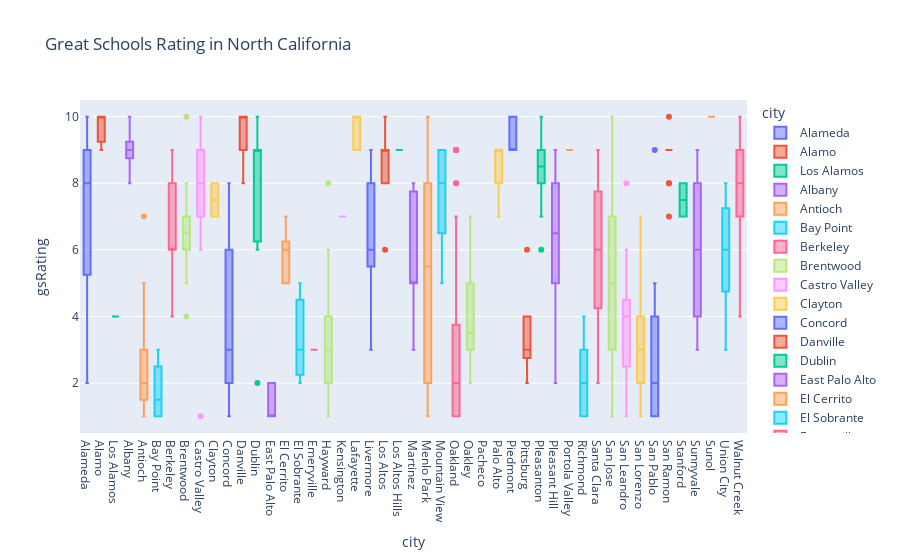

Source (notebook cell):
### Code cell
#As we can see below, the GS Rating is really distrobuted very well across all the 47 cities which hopefully this will be translated into a very important feature:
fig = px.box(GreatSchools_NCA_df, x='city', y='gsRating', color="city", title="Great Schools Rating in North California")
fig.show()

### Figure 1 — Plotly figure (JSON) as saved in the notebook; plotly's stock layout.template omitted (floating-point values rounded to 4 significant figures; data arrays with more than 128 entries replaced by an {"elided": "..."} marker saying what was removed)
{"data": [{"alignmentgroup": "True", "hovertemplate": "city=%{x}<br>gsRating=%{y}<extra></extra>", "legendgroup": "Alameda", "marker": {"color": "#636efa"}, "name": "Alameda", "notched": false, "offsetgroup": "Alameda", "orientation": "v", "showlegend": true, "type": "box", "x": ["Alameda", "Alameda", "Alameda", "Alameda", "Alameda", "Alameda", "Alameda", "Alameda", "Alameda", "Alameda", "Alameda", "Alameda", "Alameda", "Alameda", "Alameda", "Alameda"], "x0": " ", "xaxis": "x", "y": [9, 10, 8, 3, 6, 10, 9, 7, 2, 9, null, 8, 5, 5, 10, 6], "y0": " ", "yaxis": "y"}, {"alignmentgroup": "True", "hovertemplate": "city=%{x}<br>gsRating=%{y}<extra></extra>", "legendgroup": "Alamo", "marker": {"color": "#EF553B"}, "name": "Alamo", "notched": false, "offsetgroup": "Alamo", "orientation": "v", "showlegend": true, "type": "box", "x": ["Alamo", "Alamo", "Alamo", "Alamo"], "x0": " ", "xaxis": "x", "y": [9, 10, 10, null], "y0": " ", "yaxis": "y"}, {"alignmentgroup": "True", "hovertemplate": "city=%{x}<br>gsRating=%{y}<extra></extra>", "legendgroup": "Los Alamos", "marker": {"color": "#00cc96"}, "name": "Los Alamos", "notched": false, "offsetgroup": "Los Alamos", "orientation": "v", "showlegend": true, "type": "box", "x": ["Los Alamos"], "x0": " ", "xaxis": "x", "y": [4], "y0": " ", "yaxis": "y"}, {"alignmentgroup": "True", "hovertemplate": "city=%{x}<br>gsRating=%{y}<extra></extra>", "legendgroup": "Albany", "marker": {"color": "#ab63fa"}, "name": "Albany", "notched": false, "offsetgroup": "Albany", "orientation": "v", "showlegend": true, "type": "box", "x": ["Albany", "Albany", "Albany", "Albany", "Albany", "Albany"], "x0": " ", "xaxis": "x", "y": [8, 10, 9, 9, 9, null], "y0": " ", "yaxis": "y"}, {"alignmentgroup": "True", "hovertemplate": "city=%{x}<br>gsRating=%{y}<extra></extra>", "legendgroup": "Antioch", "marker": {"color": "#FFA15A"}, "name": "Antioch", "notched": false, "offsetgroup": "Antioch", "orientation": "v", "showlegend": true, "type": "box", "x": ["Antioch", "Antioch", "Antioch", "Antioch", "Antioch", "Antioch", "Antioch", "Antioch", "Antioch", "Antioch", "Antioch", "Antioch", "Antioch", "Antioch", "Antioch", "Antioch", "Antioch", "Antioch", "Antioch", "Antioch", "Antioch", "Antioch", "Antioch", "Antioch", "Antioch", "Antioch"], "x0": " ", "xaxis": "x", "y": [null, 4, null, null, 3, 1, 1, 2, 3, 2, 2, 2, 3, 2, 2, null, 7, 2, 1, 1, 5, 2, 1, 2, null, null], "y0": " ", "yaxis": "y"}, {"alignmentgroup": "True", "hovertemplate": "city=%{x}<br>gsRating=%{y}<extra></extra>", "legendgroup": "Bay Point", "marker": {"color": "#19d3f3"}, "name": "Bay Point", "notched": false, "offsetgroup": "Bay Point", "orientation": "v", "showlegend": true, "type": "box", "x": ["Bay Point", "Bay Point", "Bay Point", "Bay Point", "Bay Point"], "x0": " ", "xaxis": "x", "y": [3, 1, 1, 2, null], "y0": " ", "yaxis": "y"}, {"alignmentgroup": "True", "hovertemplate": "city=%{x}<br>gsRating=%{y}<extra></extra>", "legendgroup": "Berkeley", "marker": {"color": "#FF6692"}, "name": "Berkeley", "notched": false, "offsetgroup": "Berkeley", "orientation": "v", "showlegend": true, "type": "box", "x": ["Berkeley", "Berkeley", "Berkeley", "Berkeley", "Berkeley", "Berkeley", "Berkeley", "Berkeley", "Berkeley", "Berkeley", "Berkeley", "Berkeley", "Berkeley", "Berkeley", "Berkeley", "Berkeley", "Berkeley"], "x0": " ", "xaxis": "x", "y": [7, 8, 6, 6, 5, null, 8, 7, 6, 8, 6, 4, 6, 6, 8, 9, null], "y0": " ", "yaxis": "y"}, {"alignmentgroup": "True", "hovertemplate": "city=%{x}<br>gsRating=%{y}<extra></extra>", "legendgroup": "Brentwood", "marker": {"color": "#B6E880"}, "name": "Brentwood", "notched": false, "offsetgroup": "Brentwood", "orientation": "v", "showlegend": true, "type": "box", "x": ["Brentwood", "Brentwood", "Brentwood", "Brentwood", "Brentwood", "Brentwood", "Brentwood", "Brentwood", "Brentwood", "Brentwood", "Brentwood", "Brentwood", "Brentwood", "Brentwood", "Brentwood", "Brentwood", "Brentwood", "Brentwood", "Brentwood"], "x0": " ", "xaxis": "x", "y": [6, null, 7, 6, 7, null, 8, 7, 6, 6, 7, 6, 10, 7, null, null, null, 4, 5], "y0": " ", "yaxis": "y"}, {"alignmentgroup": "True", "hovertemplate": "city=%{x}<br>gsRating=%{y}<extra></extra>", "legendgroup": "Castro Valley", "marker": {"color": "#FF97FF"}, "name": "Castro Valley", "notched": false, "offsetgroup": "Castro Valley", "orientation": "v", "showlegend": true, "type": "box", "x": ["Castro Valley", "Castro Valley", "Castro Valley", "Castro Valley", "Castro Valley", "Castro Valley", "Castro Valley", "Castro Valley", "Castro Valley", "Castro Valley", "Castro Valley", "Castro Valley", "Castro Valley", "Castro Valley", "Castro Valley", "Castro Valley", "Castro Valley"], "x0": " ", "xaxis": "x", "y": [8, 8, 8, 10, 8, 9, 8, null, 7, 7, 9, 9, null, 6, 1, null, null], "y0": " ", "yaxis": "y"}, {"alignmentgroup": "True", "hovertemplate": "city=%{x}<br>gsRating=%{y}<extra></extra>", "legendgroup": "Clayton", "marker": {"color": "#FECB52"}, "name": "Clayton", "notched": false, "offsetgroup": "Clayton", "orientation": "v", "showlegend": true, "type": "box", "x": ["Clayton", "Clayton"], "x0": " ", "xaxis": "x", "y": [7, 8], "y0": " ", "yaxis": "y"}, {"alignmentgroup": "True", "hovertemplate": "city=%{x}<br>gsRating=%{y}<extra></extra>", "legendgroup": "Concord", "marker": {"color": "#636efa"}, "name": "Concord", "notched": false, "offsetgroup": "Concord", "orientation": "v", "showlegend": true, "type": "box", "x": ["Concord", "Concord", "Concord", "Concord", "Concord", "Concord", "Concord", "Concord", "Concord", "Concord", "Concord", "Concord", "Concord", "Concord", "Concord", "Concord", "Concord", "Concord", "Concord", "Concord", "Concord", "Concord", "Concord", "Concord", "Concord", "Concord", "Concord"], "x0": " ", "xaxis": "x", "y": [null, 4, 6, null, 6, 6, 3, 7, null, 5, 7, 2, 2, 2, 1, 2, 2, 8, 2, 1, null, 3, 4, null, null, null, 3], "y0": " ", "yaxis": "y"}, {"alignmentgroup": "True", "hovertemplate": "city=%{x}<br>gsRating=%{y}<extra></extra>", "legendgroup": "Danville", "marker": {"color": "#EF553B"}, "name": "Danville", "notched": false, "offsetgroup": "Danville", "orientation": "v", "showlegend": true, "type": "box", "x": ["Danville", "Danville", "Danville", "Danville", "Danville", "Danville", "Danville", "Danville", "Danville", "Danville", "Danville", "Danville", "Danville", "Danville"], "x0": " ", "xaxis": "x", "y": [9, 8, 10, 9, 10, 10, 10, 10, 10, 9, 8, 10, null, 9], "y0": " ", "yaxis": "y"}, {"alignmentgroup": "True", "hovertemplate": "city=%{x}<br>gsRating=%{y}<extra></extra>", "legendgroup": "Dublin", "marker": {"color": "#00cc96"}, "name": "Dublin", "notched": false, "offsetgroup": "Dublin", "orientation": "v", "showlegend": true, "type": "box", "x": ["Dublin", "Dublin", "Dublin", "Dublin", "Dublin", "Dublin", "Dublin", "Dublin", "Dublin", "Dublin", "Dublin", "Dublin", "Dublin"], "x0": " ", "xaxis": "x", "y": [10, 7, 9, 6, 7, 6, 9, 9, 9, 2, null, 9, null], "y0": " ", "yaxis": "y"}, {"alignmentgroup": "True", "hovertemplate": "city=%{x}<br>gsRating=%{y}<extra></extra>", "legendgroup": "East Palo Alto", "marker": {"color": "#ab63fa"}, "name": "East Palo Alto", "notched": false, "offsetgroup": "East Palo Alto", "orientation": "v", "showlegend": true, "type": "box", "x": ["East Palo Alto", "East Palo Alto", "East Palo Alto", "East Palo Alto", "East Palo Alto", "East Palo Alto", "East Palo Alto", "East Palo Alto", "East Palo Alto", "East Palo Alto", "East Palo Alto", "East Palo Alto", "East Palo Alto", "East Palo Alto"], "x0": " ", "xaxis": "x", "y": [2, null, null, 2, 1, 1, 1, 2, null, null, 2, 1, 1, 1], "y0": " ", "yaxis": "y"}, {"alignmentgroup": "True", "hovertemplate": "city=%{x}<br>gsRating=%{y}<extra></extra>", "legendgroup": "El Cerrito", "marker": {"color": "#FFA15A"}, "name": "El Cerrito", "notched": false, "offsetgroup": "El Cerrito", "orientation": "v", "showlegend": true, "type": "box", "x": ["El Cerrito", "El Cerrito", "El Cerrito", "El Cerrito", "El Cerrito"], "x0": " ", "xaxis": "x", "y": [6, 5, 6, 7, 5], "y0": " ", "yaxis": "y"}, {"alignmentgroup": "True", "hovertemplate": "city=%{x}<br>gsRating=%{y}<extra></extra>", "legendgroup": "El Sobrante", "marker": {"color": "#19d3f3"}, "name": "El Sobrante", "notched": false, "offsetgroup": "El Sobrante", "orientation": "v", "showlegend": true, "type": "box", "x": ["El Sobrante", "El Sobrante", "El Sobrante", "El Sobrante"], "x0": " ", "xaxis": "x", "y": [3, 5, 2, null], "y0": " ", "yaxis": "y"}, {"alignmentgroup": "True", "hovertemplate": "city=%{x}<br>gsRating=%{y}<extra></extra>", "legendgroup": "Emeryville", "marker": {"color": "#FF6692"}, "name": "Emeryville", "notched": false, "offsetgroup": "Emeryville", "orientation": "v", "showlegend": true, "type": "box", "x": ["Emeryville"], "x0": " ", "xaxis": "x", "y": [3], "y0": " ", "yaxis": "y"}, {"alignmentgroup": "True", "hovertemplate": "city=%{x}<br>gsRating=%{y}<extra></extra>", "legendgroup": "Hayward", "marker": {"color": "#B6E880"}, "name": "Hayward", "notched": false, "offsetgroup": "Hayward", "orientation": "v", "showlegend": true, "type": "box", "x": ["Hayward", "Hayward", "Hayward", "Hayward", "Hayward", "Hayward", "Hayward", "Hayward", "Hayward", "Hayward", "Hayward", "Hayward", "Hayward", "Hayward", "Hayward", "Hayward", "Hayward", "Hayward", "Hayward", "Hayward", "Hayward", "Hayward", "Hayward", "Hayward", "Hayward", "Hayward", "Hayward", "Hayward", "Hayward", "Hayward", "Hayward", "Hayward", "Hayward", "Hayward", "Hayward", "Hayward", "Hayward", "Hayward", "Hayward", "Hayward"], "x0": " ", "xaxis": "x", "y": [1, null, null, null, null, 2, 3, 4, 2, 4, 3, 3, 5, 2, 6, 2, 4, 3, 8, 2, 2, 2, 4, 5, 2, 4, 2, 1, 4, 6, 4, 3, 5, 2, 3, 3, 3, null, null, null], "y0": " ", "yaxis": "y"}, {"alignmentgroup": "True", "hovertemplate": "city=%{x}<br>gsRating=%{y}<extra></extra>", "legendgroup": "Kensington", "marker": {"color": "#FF97FF"}, "name": "Kensington", "notched": false, "offsetgroup": "Kensington", "orientation": "v", "showlegend": true, "type": "box", "x": ["Kensington"], "x0": " ", "xaxis": "x", "y": [7], "y0": " ", "yaxis": "y"}, {"alignmentgroup": "True", "hovertemplate": "city=%{x}<br>gsRating=%{y}<extra></extra>", "legendgroup": "Lafayette", "marker": {"color": "#FECB52"}, "name": "Lafayette", "notched": false, "offsetgroup": "Lafayette", "orientation": "v", "showlegend": true, "type": "box", "x": ["Lafayette", "Lafayette", "Lafayette", "Lafayette", "Lafayette", "Lafayette"], "x0": " ", "xaxis": "x", "y": [10, 10, 10, 9, 9, 10], "y0": " ", "yaxis": "y"}, {"alignmentgroup": "True", "hovertemplate": "city=%{x}<br>gsRating=%{y}<extra></extra>", "legendgroup": "Livermore", "marker": {"color": "#636efa"}, "name": "Livermore", "notched": false, "offsetgroup": "Livermore", "orientation": "v", "showlegend": true, "type": "box", "x": ["Livermore", "Livermore", "Livermore", "Livermore", "Livermore", "Livermore", "Livermore", "Livermore", "Livermore", "Livermore", "Livermore", "Livermore", "Livermore", "Livermore", "Livermore", "Livermore", "Livermore", "Livermore", "Livermore", "Livermore"], "x0": " ", "xaxis": "x", "y": [null, 3, 6, 9, null, 6, 7, 5, 5, 9, 6, 8, 5, 8, 6, 8, 6, null, null, 8], "y0": " ", "yaxis": "y"}, {"alignmentgroup": "True", "hovertemplate": "city=%{x}<br>gsRating=%{y}<extra></extra>", "legendgroup": "Los Altos", "marker": {"color": "#EF553B"}, "name": "Los Altos", "notched": false, "offsetgroup": "Los Altos", "orientation": "v", "showlegend": true, "type": "box", "x": ["Los Altos", "Los Altos", "Los Altos", "Los Altos", "Los Altos", "Los Altos", "Los Altos", "Los Altos", "Los Altos"], "x0": " ", "xaxis": "x", "y": [9, 10, 9, 6, 9, 8, 8, 9, 9], "y0": " ", "yaxis": "y"}, {"alignmentgroup": "True", "hovertemplate": "city=%{x}<br>gsRating=%{y}<extra></extra>", "legendgroup": "Los Altos Hills", "marker": {"color": "#00cc96"}, "name": "Los Altos Hills", "notched": false, "offsetgroup": "Los Altos Hills", "orientation": "v", "showlegend": true, "type": "box", "x": ["Los Altos Hills", "Los Altos Hills"], "x0": " ", "xaxis": "x", "y": [9, 9], "y0": " ", "yaxis": "y"}, {"alignmentgroup": "True", "hovertemplate": "city=%{x}<br>gsRating=%{y}<extra></extra>", "legendgroup": "Martinez", "marker": {"color": "#ab63fa"}, "name": "Martinez", "notched": false, "offsetgroup": "Martinez", "orientation": "v", "showlegend": true, "type": "box", "x": ["Martinez", "Martinez", "Martinez", "Martinez", "Martinez", "Martinez", "Martinez", "Martinez", "Martinez", "Martinez"], "x0": " ", "xaxis": "x", "y": [3, null, 8, null, 7, 5, 5, 5, 8, null], "y0": " ", "yaxis": "y"}, {"alignmentgroup": "True", "hovertemplate": "city=%{x}<br>gsRating=%{y}<extra></extra>", "legendgroup": "Menlo Park", "marker": {"color": "#FFA15A"}, "name": "Menlo Park", "notched": false, "offsetgroup": "Menlo Park", "orientation": "v", "showlegend": true, "type": "box", "x": ["Menlo Park", "Menlo Park", "Menlo Park", "Menlo Park", "Menlo Park", "Menlo Park", "Menlo Park"], "x0": " ", "xaxis": "x", "y": [10, 8, 8, 2, 3, 1, null], "y0": " ", "yaxis": "y"}, {"alignmentgroup": "True", "hovertemplate": "city=%{x}<br>gsRating=%{y}<extra></extra>", "legendgroup": "Mountain View", "marker": {"color": "#19d3f3"}, "name": "Mountain View", "notched": false, "offsetgroup": "Mountain View", "orientation": "v", "showlegend": true, "type": "box", "x": ["Mountain View", "Mountain View", "Mountain View", "Mountain View", "Mountain View", "Mountain View", "Mountain View", "Mountain View", "Mountain View", "Mountain View", "Mountain View", "Mountain View", "Mountain View", "Mountain View", "Mountain View", "Mountain View"], "x0": " ", "xaxis": "x", "y": [9, null, 9, 9, 8, 5, 7, 8, 9, 6, 6, 7, null, null, null, 8], "y0": " ", "yaxis": "y"}, {"alignmentgroup": "True", "hovertemplate": "city=%{x}<br>gsRating=%{y}<extra></extra>", "legendgroup": "Oakland", "marker": {"color": "#FF6692"}, "name": "Oakland", "notched": false, "offsetgroup": "Oakland", "orientation": "v", "showlegend": true, "type": "box", "x": ["Oakland", "Oakland", "Oakland", "Oakland", "Oakland", "Oakland", "Oakland", "Oakland", "Oakland", "Oakland", "Oakland", "Oakland", "Oakland", "Oakland", "Oakland", "Oakland", "Oakland", "Oakland", "Oakland", "Oakland", "Oakland", "Oakland", "Oakland", "Oakland", "Oakland", "Oakland", "Oakland", "Oakland", "Oakland", "Oakland", "Oakland", "Oakland", "Oakland", "Oakland", "Oakland", "Oakland", "Oakland", "Oakland", "Oakland", "Oakland", "Oakland", "Oakland", "Oakland", "Oakland", "Oakland", "Oakland", "Oakland", "Oakland", "Oakland", "Oakland", "Oakland", "Oakland", "Oakland", "Oakland", "Oakland", "Oakland", "Oakland", "Oakland", "Oakland", "Oakland", "Oakland", "Oakland", "Oakland", "Oakland", "Oakland", "Oakland", "Oakland", "Oakland", "Oakland", "Oakland", "Oakland", "Oakland", "Oakland", "Oakland", "Oakland", "Oakland", "Oakland", "Oakland", "Oakland", "Oakland", "Oakland", "Oakland", "Oakland", "Oakland", "Oakland", "Oakland", "Oakland", "Oakland", "Oakland", "Oakland", "Oakland", "Oakland", "Oakland"], "x0": " ", "xaxis": "x", "y": [3, 9, 7, null, 3, 5, 1, 8, 3, 3, 9, 9, 5, 5, 3, null, 5, 3, 3, 3, 4, 1, 2, 1, 2, 1, 1, null, null, 3, 6, 6, 9, 1, null, 1, 2, 2, 1, 1, 9, 2, 2, 8, 3, 1, 7, 2, 7, 2, 2, 4, 1, 9, 1, 2, null, null, 1, 3, 3, 1, 1, 1, 1, 1, 1, 5, 1, 2, 1, 1, 1, 1, 1, 3, 3, 3, 1, 2, 1, 2, 1, null, null, null, null, null, null, null, 1, 1, 1], "y0": " ", "yaxis": "y"}, {"alignmentgroup": "True", "hovertemplate": "city=%{x}<br>gsRating=%{y}<extra></extra>", "legendgroup": "Oakley", "marker": {"color": "#B6E880"}, "name": "Oakley", "notched": false, "offsetgroup": "Oakley", "orientation": "v", "showlegend": true, "type": "box", "x": ["Oakley", "Oakley", "Oakley", "Oakley", "Oakley", "Oakley", "Oakley", "Oakley", "Oakley", "Oakley"], "x0": " ", "xaxis": "x", "y": [2, 6, 5, 4, 3, 3, 3, 3, 4, 7], "y0": " ", "yaxis": "y"}, {"alignmentgroup": "True", "hovertemplate": "city=%{x}<br>gsRating=%{y}<extra></extra>", "legendgroup": "Pacheco", "marker": {"color": "#FF97FF"}, "name": "Pacheco", "notched": false, "offsetgroup": "Pacheco", "orientation": "v", "showlegend": true, "type": "box", "x": ["Pacheco"], "x0": " ", "xaxis": "x", "y": [null], "y0": " ", "yaxis": "y"}, {"alignmentgroup": "True", "hovertemplate": "city=%{x}<br>gsRating=%{y}<extra></extra>", "legendgroup": "Palo Alto", "marker": {"color": "#FECB52"}, "name": "Palo Alto", "notched": false, "offsetgroup": "Palo Alto", "orientation": "v", "showlegend": true, "type": "box", "x": ["Palo Alto", "Palo Alto", "Palo Alto", "Palo Alto", "Palo Alto", "Palo Alto", "Palo Alto", "Palo Alto", "Palo Alto", "Palo Alto", "Palo Alto", "Palo Alto", "Palo Alto", "Palo Alto", "Palo Alto", "Palo Alto", "Palo Alto", "Palo Alto"], "x0": " ", "xaxis": "x", "y": [8, 7, 7, 9, 8, 9, 8, 9, 9, 9, 9, 9, 8, 9, 8, null, null, null], "y0": " ", "yaxis": "y"}, {"alignmentgroup": "True", "hovertemplate": "city=%{x}<br>gsRating=%{y}<extra></extra>", "legendgroup": "Piedmont", "marker": {"color": "#636efa"}, "name": "Piedmont", "notched": false, "offsetgroup": "Piedmont", "orientation": "v", "showlegend": true, "type": "box", "x": ["Piedmont", "Piedmont", "Piedmont", "Piedmont", "Piedmont", "Piedmont", "Piedmont"], "x0": " ", "xaxis": "x", "y": [9, 9, 10, 10, 9, null, null], "y0": " ", "yaxis": "y"}, {"alignmentgroup": "True", "hovertemplate": "city=%{x}<br>gsRating=%{y}<extra></extra>", "legendgroup": "Pittsburg", "marker": {"color": "#EF553B"}, "name": "Pittsburg", "notched": false, "offsetgroup": "Pittsburg", "orientation": "v", "showlegend": true, "type": "box", "x": ["Pittsburg", "Pittsburg", "Pittsburg", "Pittsburg", "Pittsburg", "Pittsburg", "Pittsburg", "Pittsburg", "Pittsburg", "Pittsburg", "Pittsburg", "Pittsburg", "Pittsburg", "Pittsburg", "Pittsburg"], "x0": " ", "xaxis": "x", "y": [2, 6, 3, 2, 4, 3, 3, 3, 2, 4, null, 4, 3, null, 3], "y0": " ", "yaxis": "y"}, {"alignmentgroup": "True", "hovertemplate": "city=%{x}<br>gsRating=%{y}<extra></extra>", "legendgroup": "Pleasanton", "marker": {"color": "#00cc96"}, "name": "Pleasanton", "notched": false, "offsetgroup": "Pleasanton", "orientation": "v", "showlegend": true, "type": "box", "x": ["Pleasanton", "Pleasanton", "Pleasanton", "Pleasanton", "Pleasanton", "Pleasanton", "Pleasanton", "Pleasanton", "Pleasanton", "Pleasanton", "Pleasanton", "Pleasanton", "Pleasanton", "Pleasanton", "Pleasanton", "Pleasanton"], "x0": " ", "xaxis": "x", "y": [9, 8, 7, null, 9, 8, 7, 9, 8, 10, 9, 8, 6, 9, 9, null], "y0": " ", "yaxis": "y"}, {"alignmentgroup": "True", "hovertemplate": "city=%{x}<br>gsRating=%{y}<extra></extra>", "legendgroup": "Pleasant Hill", "marker": {"color": "#ab63fa"}, "name": "Pleasant Hill", "notched": false, "offsetgroup": "Pleasant Hill", "orientation": "v", "showlegend": true, "type": "box", "x": ["Pleasant Hill", "Pleasant Hill", "Pleasant Hill", "Pleasant Hill", "Pleasant Hill", "Pleasant Hill", "Pleasant Hill", "Pleasant Hill", "Pleasant Hill", "Pleasant Hill", "Pleasant Hill", "Pleasant Hill", "Pleasant Hill", "Pleasant Hill"], "x0": " ", "xaxis": "x", "y": [null, 7, 8, 4, 6, 5, 8, 7, 9, null, 2, 6, null, null], "y0": " ", "yaxis": "y"}, {"alignmentgroup": "True", "hovertemplate": "city=%{x}<br>gsRating=%{y}<extra></extra>", "legendgroup": "Portola Valley", "marker": {"color": "#FFA15A"}, "name": "Portola Valley", "notched": false, "offsetgroup": "Portola Valley", "orientation": "v", "showlegend": true, "type": "box", "x": ["Portola Valley", "Portola Valley"], "x0": " ", "xaxis": "x", "y": [null, 9], "y0": " ", "yaxis": "y"}, {"alignmentgroup": "True", "hovertemplate": "city=%{x}<br>gsRating=%{y}<extra></extra>", "legendgroup": "Richmond", "marker": {"color": "#19d3f3"}, "name": "Richmond", "notched": false, "offsetgroup": "Richmond", "orientation": "v", "showlegend": true, "type": "box", "x": ["Richmond", "Richmond", "Richmond", "Richmond", "Richmond", "Richmond", "Richmond", "Richmond", "Richmond", "Richmond", "Richmond", "Richmond", "Richmond", "Richmond", "Richmond", "Richmond", "Richmond", "Richmond", "Richmond", "Richmond", "Richmond", "Richmond", "Richmond", "Richmond", "Richmond"], "x0": " ", "xaxis": "x", "y": [1, null, 1, 2, 1, 2, 1, 3, 3, 3, 2, 3, 4, 1, 1, 2, 2, 3, 1, 2, 1, 1, null, null, null], "y0": " ", "yaxis": "y"}, {"alignmentgroup": "True", "hovertemplate": "city=%{x}<br>gsRating=%{y}<extra></extra>", "legendgroup": "Santa Clara", "marker": {"color": "#FF6692"}, "name": "Santa Clara", "notched": false, "offsetgroup": "Santa Clara", "orientation": "v", "showlegend": true, "type": "box", "x": ["Santa Clara", "Santa Clara", "Santa Clara", "Santa Clara", "Santa Clara", "Santa Clara", "Santa Clara", "Santa Clara", "Santa Clara", "Santa Clara", "Santa Clara", "Santa Clara", "Santa Clara", "Santa Clara", "Santa Clara", "Santa Clara", "Santa Clara", "Santa Clara", "Santa Clara", "Santa Clara", "Santa Clara", "Santa Clara", "Santa Clara", "Santa Clara", "Santa Clara"], "x0": " ", "xaxis": "x", "y": [9, 2, 2, 7, 4, 6, 6, 6, 6, 5, 8, 4, 4, 4, 7, 9, 8, 7, 6, 5, 7, 8, null, null, 8], "y0": " ", "yaxis": "y"}, {"alignmentgroup": "True", "hovertemplate": "city=%{x}<br>gsRating=%{y}<extra></extra>", "legendgroup": "San Jose", "marker": {"color": "#B6E880"}, "name": "San Jose", "notched": false, "offsetgroup": "San Jose", "orientation": "v", "showlegend": true, "type": "box", "x": {"elided": "192 str values"}, "x0": " ", "xaxis": "x", "y": {"elided": "192 int values"}, "y0": " ", "yaxis": "y"}, {"alignmentgroup": "True", "hovertemplate": "city=%{x}<br>gsRating=%{y}<extra></extra>", "legendgroup": "San Leandro", "marker": {"color": "#FF97FF"}, "name": "San Leandro", "notched": false, "offsetgroup": "San Leandro", "orientation": "v", "showlegend": true, "type": "box", "x": ["San Leandro", "San Leandro", "San Leandro", "San Leandro", "San Leandro", "San Leandro", "San Leandro", "San Leandro", "San Leandro", "San Leandro", "San Leandro", "San Leandro", "San Leandro", "San Leandro", "San Leandro", "San Leandro", "San Leandro"], "x0": " ", "xaxis": "x", "y": [2, 2, 3, 2, 8, 3, 4, 6, 4, 4, 1, 3, 4, 5, 5, 4, null], "y0": " ", "yaxis": "y"}, {"alignmentgroup": "True", "hovertemplate": "city=%{x}<br>gsRating=%{y}<extra></extra>", "legendgroup": "San Lorenzo", "marker": {"color": "#FECB52"}, "name": "San Lorenzo", "notched": false, "offsetgroup": "San Lorenzo", "orientation": "v", "showlegend": true, "type": "box", "x": ["San Lorenzo", "San Lorenzo", "San Lorenzo", "San Lorenzo", "San Lorenzo", "San Lorenzo", "San Lorenzo", "San Lorenzo", "San Lorenzo"], "x0": " ", "xaxis": "x", "y": [3, 7, 3, 1, 2, 4, 4, 2, null], "y0": " ", "yaxis": "y"}, {"alignmentgroup": "True", "hovertemplate": "city=%{x}<br>gsRating=%{y}<extra></extra>", "legendgroup": "San Pablo", "marker": {"color": "#636efa"}, "name": "San Pablo", "notched": false, "offsetgroup": "San Pablo", "orientation": "v", "showlegend": true, "type": "box", "x": ["San Pablo", "San Pablo", "San Pablo", "San Pablo", "San Pablo", "San Pablo", "San Pablo", "San Pablo", "San Pablo"], "x0": " ", "xaxis": "x", "y": [null, 1, 2, 1, 9, 3, 1, 2, 5], "y0": " ", "yaxis": "y"}, {"alignmentgroup": "True", "hovertemplate": "city=%{x}<br>gsRating=%{y}<extra></extra>", "legendgroup": "San Ramon", "marker": {"color": "#EF553B"}, "name": "San Ramon", "notched": false, "offsetgroup": "San Ramon", "orientation": "v", "showlegend": true, "type": "box", "x": ["San Ramon", "San Ramon", "San Ramon", "San Ramon", "San Ramon", "San Ramon", "San Ramon", "San Ramon", "San Ramon", "San Ramon", "San Ramon", "San Ramon", "San Ramon", "San Ramon", "San Ramon", "San Ramon", "San Ramon", "San Ramon", "San Ramon"], "x0": " ", "xaxis": "x", "y": [9, 9, null, 9, 9, 9, 9, 9, 8, 9, 9, 8, 9, 9, 10, 9, 9, 9, 7], "y0": " ", "yaxis": "y"}, {"alignmentgroup": "True", "hovertemplate": "city=%{x}<br>gsRating=%{y}<extra></extra>", "legendgroup": "Stanford", "marker": {"color": "#00cc96"}, "name": "Stanford", "notched": false, "offsetgroup": "Stanford", "orientation": "v", "showlegend": true, "type": "box", "x": ["Stanford", "Stanford"], "x0": " ", "xaxis": "x", "y": [7, 8], "y0": " ", "yaxis": "y"}, {"alignmentgroup": "True", "hovertemplate": "city=%{x}<br>gsRating=%{y}<extra></extra>", "legendgroup": "Sunnyvale", "marker": {"color": "#ab63fa"}, "name": "Sunnyvale", "notched": false, "offsetgroup": "Sunnyvale", "orientation": "v", "showlegend": true, "type": "box", "x": ["Sunnyvale", "Sunnyvale", "Sunnyvale", "Sunnyvale", "Sunnyvale", "Sunnyvale", "Sunnyvale", "Sunnyvale", "Sunnyvale", "Sunnyvale", "Sunnyvale", "Sunnyvale", "Sunnyvale", "Sunnyvale", "Sunnyvale", "Sunnyvale", "Sunnyvale", "Sunnyvale", "Sunnyvale", "Sunnyvale", "Sunnyvale"], "x0": " ", "xaxis": "x", "y": [9, 8, 6, 9, 9, 8, 6, 7, 7, 4, 9, 6, 6, 4, 4, 6, 4, 3, null, null, null], "y0": " ", "yaxis": "y"}, {"alignmentgroup": "True", "hovertemplate": "city=%{x}<br>gsRating=%{y}<extra></extra>", "legendgroup": "Sunol", "marker": {"color": "#FFA15A"}, "name": "Sunol", "notched": false, "offsetgroup": "Sunol", "orientation": "v", "showlegend": true, "type": "box", "x": ["Sunol"], "x0": " ", "xaxis": "x", "y": [10], "y0": " ", "yaxis": "y"}, {"alignmentgroup": "True", "hovertemplate": "city=%{x}<br>gsRating=%{y}<extra></extra>", "legendgroup": "Union City", "marker": {"color": "#19d3f3"}, "name": "Union City", "notched": false, "offsetgroup": "Union City", "orientation": "v", "showlegend": true, "type": "box", "x": ["Union City", "Union City", "Union City", "Union City", "Union City", "Union City", "Union City", "Union City", "Union City", "Union City", "Union City"], "x0": " ", "xaxis": "x", "y": [7, 5, 3, 8, 6, 4, 5, 8, 7, null, null], "y0": " ", "yaxis": "y"}, {"alignmentgroup": "True", "hovertemplate": "city=%{x}<br>gsRating=%{y}<extra></extra>", "legendgroup": "Walnut Creek", "marker": {"color": "#FF6692"}, "name": "Walnut Creek", "notched": false, "offsetgroup": "Walnut Creek", "orientation": "v", "showlegend": true, "type": "box", "x": ["Walnut Creek", "Walnut Creek", "Walnut Creek", "Walnut Creek", "Walnut Creek", "Walnut Creek", "Walnut Creek", "Walnut Creek", "Walnut Creek", "Walnut Creek", "Walnut Creek", "Walnut Creek", "Walnut Creek", "Walnut Creek", "Walnut Creek"], "x0": " ", "xaxis": "x", "y": [6, 4, 9, 7, 9, 10, 8, 8, 7, 8, 6, 8, 10, null, 9], "y0": " ", "yaxis": "y"}], "layout": {"boxmode": "overlay", "legend": {"title": {"text": "city"}, "tracegroupgap": 0}, "title": {"text": "Great Schools Rating in North California"}, "xaxis": {"anchor": "y", "categoryarray": ["Alameda", "Alamo", "Los Alamos", "Albany", "Antioch", "Bay Point", "Berkeley", "Brentwood", "Castro Valley", "Clayton", "Concord", "Danville", "Dublin", "East Palo Alto", "El Cerrito", "El Sobrante", "Emeryville", "Hayward", "Kensington", "Lafayette", "Livermore", "Los Altos", "Los Altos Hills", "Martinez", "Menlo Park", "Mountain View", "Oakland", "Oakley", "Pacheco", "Palo Alto", "Piedmont", "Pittsburg", "Pleasanton", "Pleasant Hill", "Portola Valley", "Richmond", "Santa Clara", "San Jose", "San Leandro", "San Lorenzo", "San Pablo", "San Ramon", "Stanford", "Sunnyvale", "Sunol", "Union City", "Walnut Creek"], "categoryorder": "array", "domain": [0, 1], "title": {"text": "city"}}, "yaxis": {"anchor": "x", "domain": [0, 1], "title": {"text": "gsRating"}}}}
